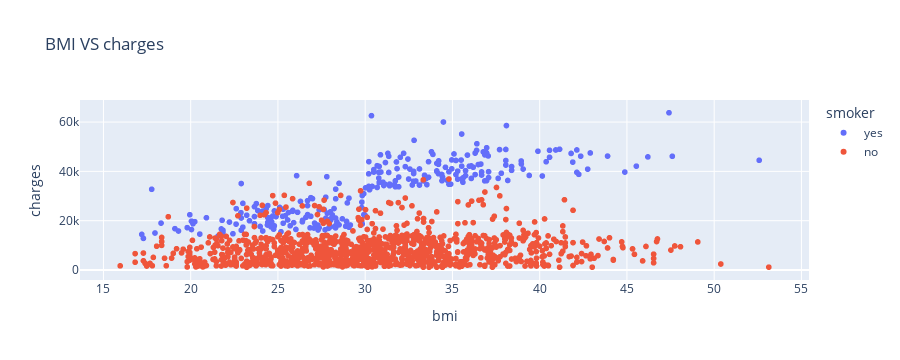

Here is the notebook cell this chart was saved with:
### Markdown cell above
### BMI and Charges

### Code cell
px.scatter(medical_df,
           x = 'bmi',
           y ='charges',
           color = 'smoker',
           title = 'BMI VS charges')

### Figure 1 — Plotly figure (JSON) as saved in the notebook; plotly's stock layout.template omitted (floating-point values rounded to 4 significant figures; data arrays with more than 128 entries replaced by an {"elided": "..."} marker saying what was removed)
{"data": [{"hovertemplate": "smoker=yes<br>bmi=%{x}<br>charges=%{y}<extra></extra>", "legendgroup": "yes", "marker": {"color": "#636efa", "symbol": "circle"}, "mode": "markers", "name": "yes", "showlegend": true, "type": "scattergl", "x": {"elided": "274 float values"}, "xaxis": "x", "y": {"elided": "274 float values"}, "yaxis": "y"}, {"hovertemplate": "smoker=no<br>bmi=%{x}<br>charges=%{y}<extra></extra>", "legendgroup": "no", "marker": {"color": "#EF553B", "symbol": "circle"}, "mode": "markers", "name": "no", "showlegend": true, "type": "scattergl", "x": {"elided": "1064 float values"}, "xaxis": "x", "y": {"elided": "1064 float values"}, "yaxis": "y"}], "layout": {"height": 360, "legend": {"title": {"text": "smoker"}, "tracegroupgap": 0}, "title": {"text": "BMI VS charges"}, "xaxis": {"anchor": "y", "autorange": true, "domain": [0, 1], "range": [13.54, 55.55], "title": {"text": "bmi"}, "type": "linear"}, "yaxis": {"anchor": "x", "autorange": true, "domain": [0, 1], "range": [-4048.0, 68940.0], "title": {"text": "charges"}, "type": "linear"}}}
